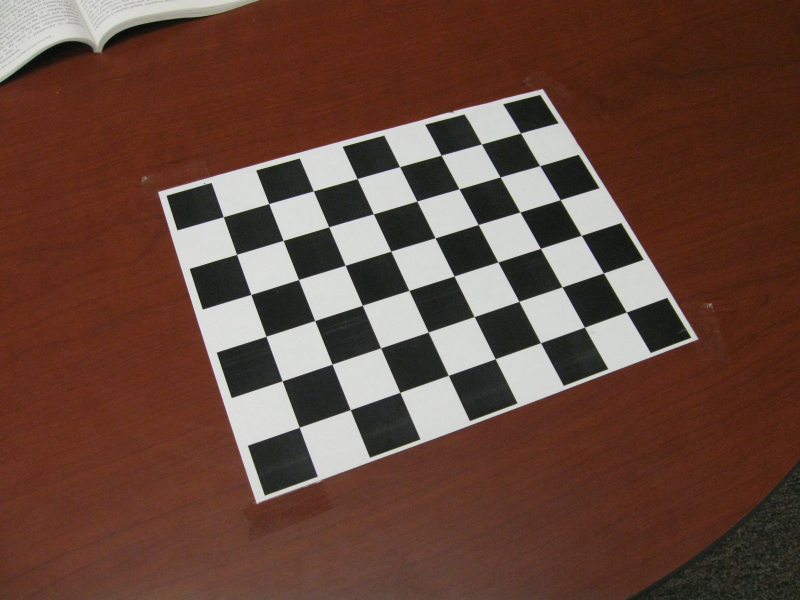
#> input picture HW2/sfm/IMG_1425.JPG, 1600 x 1200 px (shown at 1/2 size); its folder holds only this picture in this run
$ jupyter execute --allow-errors assignment2.ipynb   (shell and % lines are left out)
#> lines starting #> are read from the running program, lines starting #| are printed output that depends on the picture; after the words box and inside, x2 and y2 are one past the last pixel; in counts of white or black regions, pixels touching at a corner belong together; long printed decimals are rounded
# CS217 : Assignment 2  :  Structure From Motion

---
Please edit the cell below to include your name and student ID #

**name: Shi Zeng

**SID: 45167563

# 1. Feature Matching

## 1.1  SIFT matching library

Install an implementation of SIFT-based feature matching; I recommend using the one integrated into opencv-python. However, getting it installed is a little bit tricky because the algorithm is patented so it isn't included with some distributions. I used the recipe below to install on my system.

**conda install opencv**

**pip install opencv-contrib-python==3.4.2.16**

I have provided some example code below exercising the OpenCV SIFT matching functions. Once you are comfortable with this, please implement a function which takes as input the two images and returns the coordinates for the candidate matching points for use in the remainder of the assignment. If you decide not to use OpenCV then you should implement this function to wrap whatever version of SIFT you use.

[cell 1]
import numpy as np
import matplotlib.pyplot as plt
import scipy.optimize
import cv2
import random

# you can use matplotlib notebook during development but
# when you print out your notebook as pdf there may be
# problems with figures displaying so you may want to switch
# to inline

[cell 2]
#
# Example code exercising the OpenCV library matching functions
#

# load in images, convert to grayscale, resize
img1 = cv2.imread('data/G.jpg')
#> (the rest of this cell did not finish here and is left out)

[cell 3]
def loadGray(path):
    img = cv2.imread(path)
    img = cv2.cvtColor(img, cv2.COLOR_RGB2BGR)
    gray= cv2.cvtColor(img, cv2.COLOR_BGR2GRAY)
    dim = (0.4*np.asarray(gray.shape)).astype(int)
    gray = cv2.resize(gray,(dim[1],dim[0]))
    return gray

# [35 lines left out: function getMatches, not called in this run]

## 1.2 Visualize SIFT candidate matches

Write code below to exercise your **getMatches** function.  Choose a pair of images you want to work with.  I've provided a few examples but you are encouraged to take your own photos or use some images off the web. Visualize the resulting set of candidate matches.  You can either modify your **getMatches** function to also return the **cv2** keypoint data structures and use **cv2.drawMatchesKnn**, or alternately come up with your own visualization technique to show correpsondences.

#> (a cell that did not finish here is left out)

# 2. Estimation of the Fundamental Matrix

As you can see from the matching results, SIFT finds matches which are not consistent with a single overall camera
motion. In order to find a consistent set of matches, implement RANSAC to estimate the fundamental matrix F. For
each random sample you should estimate F using the normalized 8 point algorithm (as described in Hartley’s paper
“In defense of ...” linked from the class website and discussed in section 4.4 of Hartley and Zisserman). You will need to experiment with the appropriate error threshold for determining inliers and outliers

[cell 5]
def normalize(x):
    meanX = np.mean(x[:2], axis=1)
    S = np.sqrt(2) / np.std(x[:2])
    T = np.array([[S, 0, -S * meanX[0]], [0, S, -S * meanX[1]], [0, 0, 1]])
    x = np.dot(T, x)
    return x, T

def fitFundamental(pts2L, pts2R):
    """
    Estimate fundamental matrix from point correspondences in two views

    Parameters
    ----------
    pts2L : 2D numpy.array (dtype=float)
    pts2R : 2D numpy.array (dtype=float)
        Coordinates of N points in the left and right view stored in arrays of shape (2,N)


    Returns
    -------
    F : 2D numpy.array (dtype=float)
        Fundamental matrix of shape (3,3)

    fiterror : float
        The quality of the fit measured as the average of (x^T*F*x')^2 over all corresponding points x,x'

    """
    N = pts2L.shape[1]
    pL = np.concatenate((pts2L, np.ones((1, N))), axis=0)
    pR = np.concatenate((pts2R, np.ones((1, N))), axis=0)
    xL, TL = normalize(pL)
    xR, TR = normalize(pR)

    A = np.ones((9, N))
    A[0, :] = xL[0, :] * xR[0, :]
    A[1, :] = xL[0, :] * xR[1, :]
    A[2, :] = xL[0, :] * xR[2, :]
    A[3, :] = xL[1, :] * xR[0, :]
    A[4, :] = xL[1, :] * xR[1, :]
    A[5, :] = xL[1, :] * xR[2, :]
    A[6, :] = xL[2, :] * xR[0, :]
    A[7, :] = xL[2, :] * xR[1, :]
    A = A.T

    U, S, V = np.linalg.svd(A)
    F = V[-1].reshape(3, 3)
    U, S, V = np.linalg.svd(F)
    S[-1] = 0
    F = np.dot(U, np.dot(np.diag(S), V))
    F = F / F[2, 2]
    F = np.dot(TL.T, np.dot(F, TR))
    F = F / F[2, 2]
    fiterror = np.mean(np.einsum('ij, ji->i', np.dot(pL.T, F), pR)**2)
    return (F, fiterror)

[cell 6]
class Camera:
    """
    A simple data structure describing camera parameters

    The parameters describing the camera
    cam.f : float   --- camera focal length (in units of pixels)
    cam.c : 2x1 vector  --- offset of principle point
    cam.R : 3x3 matrix --- camera rotation
    cam.t : 3x1 vector --- camera translation


    """
    def __init__(self,f,c,R,t):
        self.f = f
        self.c = c
        self.R = R
        self.t = t


    def project(self,pts3):
        """
        Project the given 3D points in world coordinates into the specified camera

        Parameters
        ----------
        pts : 2D numpy.array (dtype=float)
            Coordinates of N points stored in a array of shape (3,N)

        Returns
        -------
        ipts : 2D numpy.array (dtype=float)
            Image coordinates of N points stored in a array of shape (N,2)

        """

        assert(pts3.shape[0]==3)

        # get point location relative to camera
        pcam = self.R.transpose() @ (pts3 - self.t)

        # project
        p = self.f * (pcam / pcam[2,:])

        # offset principal point
        pts2 = p[0:2,:] + self.c

        assert(pts2.shape[1]==pts3.shape[1])
        assert(pts2.shape[0]==2)

        return pts2

def generate_hemisphere(radius,center,npts):
    """
    Generate a set of 3D points which are randomly distributed on the
    surface of a hemisphere


    Parameters
    ----------
    radius : float
        Hemisphere radius

    center : numpy.array (dtype=float)
        3x1 vector specifying the center of the hemisphere

    npts : int
        number of points to generate

    Returns
    -------
    x : 2D numpy.array (dtype=float)
        3xnpts array containing coordinates of the points

    """

    assert(center.shape==(3,1))


    #generate randomly distributed points
    x = np.random.standard_normal((3,npts))

    #scale points to the surface of a sphere with given radius
    nx = np.sqrt(np.sum(x*x,axis=0))
    x = radius * x / nx

    # make points with positive z-coordinates negative
    # so that points are all on a half-sphere
    x[2,:] = -np.abs(x[2,:])

    # translate to desired position
    x = x + center

    return x

# create a rotation matrix representing rotation around y-axis by amount theta
def roty(theta):
    st = np.sin(theta)
    ct = np.cos(theta)
    R = np.array([[ct,0,st],[0,1,0],[-st,0,ct]])
    return R


#compute rotation angle so that the camera is looking directly at the sphere

b = 5  #baseline between cameras
d = 10   #distance to object
theta = np.arctan(b/d)
tL = np.array([[-b,0,0]]).T
tR = np.array([[b,0,0]]).T
camL = Camera(f=100,c=np.array([[50,50]]).T,t=tL,R=roty(theta))
camR = Camera(f=100,c=np.array([[50,50]]).T,t=tR,R=roty(-theta))

#generate 3D points
pts3 = generate_hemisphere(2, np.array([[0,0,d]]).T,500)

#project into each camera
pts2L = camL.project(pts3)
pts2R = camR.project(pts3)

[cell 7]
#
#  I recommend debugging / testing your fitting function with some synthetic example
#  where you know what the "true" F matrix is. You can do this by generating points
#  from two views using the project function from Assignment #1.
#
F, err = fitFundamental(pts2L, pts2R)
# F, err = fitFundamental(pts1, pts2)
print(F.T)
print(err)
Fc, mask = cv2.findFundamentalMat(pts2L.T, pts2R.T, cv2.FM_RANSAC)
# Fc, mask = cv2.findFundamentalMat(pts1.T, pts2.T, cv2.FM_RANSAC)
print(Fc)

[cell 8]
def random_partition(n, N):
    idxs = np.arange(N)
    np.random.shuffle(idxs)
    return idxs[:n], idxs[n:]

def get_error(F, pts2L, pts2R):
    N = pts2L.shape[1]
    pL = np.concatenate((pts2L, np.ones((1, N))), axis=0)
    pR = np.concatenate((pts2R, np.ones((1, N))), axis=0)
    FL = np.dot(F, pL)
    FR = np.dot(F, pR)
    denom = FL[0]**2 + FL[1]**2 + FR[0]**2 + FR[0]**2
    err = np.diag(np.dot(pL.T, FR))**2 / denom
    return err

def fitFundamentalRANSAC(pts2L, pts2R, thresh, niter):
    """
    Robust estimation of fundamental matrix from point correspondences in two views

    Parameters
    ----------
    pts2L : 2D numpy.array (dtype=float)
    pts2R : 2D numpy.array (dtype=float)
            Coordinates of N points in the left and right view stored in arrays of shape (2,N)

    thresh : float
        Error threshold to decide whether a point is an inlier or outlier

    niter : int
        Number of RANSAC iterations to run

    Returns
    -------
    F : 2D numpy.array (dtype=float)
        Fundamental matrix of shape (3,3)

    inliers : numpy.array (dtype=int)
        Indices of the points which were determined to be inliers

    fiterror : float
        The quality of the fit measured as the average of (x^T*F*x')^2 over all corresponding points x,x'

    """
#> called with pts2L = array of shape (2, 500), pts2R = array of shape (2, 500), thresh = 0.001, niter = 5000
    N = pts2L.shape[1]
    n = 10
    inliers = None
    bestin = -1
    fiterror = np.inf
    for i in range(niter):
        fitIdx, testIdx = random_partition(n, N)
        pt2L = pts2L[:, fitIdx]
        pt2R = pts2R[:, fitIdx]
        F, error = fitFundamental(pt2L, pt2R)
        error = get_error(F, pts2L[:, testIdx], pts2R[:, testIdx])
        resIdx = testIdx[error < thresh]
        if resIdx.shape[0] > bestin:
            betIdx = np.concatenate((fitIdx, resIdx))
            F, error = fitFundamental(pts2L[:, betIdx], pts2R[:, betIdx])
            error = np.sum(error)
            bestfit = inliers
            fiterror = error
            inliers = np.concatenate((fitIdx, resIdx))
        break
    return (F,inliers,fiterror)

[cell 9]
#
#  Again, it is probably good to test your RANSAC function using some toy data.
#  You can add in some random point matches as outliers and see that RANSAC
#  correctly eliminates them.
#
F, inliers, fiterror = fitFundamentalRANSAC(pts2L, pts2R, 1e-3, 5000)
print(F.T)
print(inliers.shape)
print(fiterror)

***
### 2.1 Visualize Correspondences

Using the same image pairs as in Problem 1, show the best set of correspondences chosen by RANSAC as
inliers. If things are working correctly, the correspondences should be more consistent than in Problem 1 since
they all now satisfy the same epipolar constraint. Experiment with the inlier threshold and number of iterations in order to get the best result

#> (a cell that did not finish here is left out)

img2 = loadGray('data/F.jpg')
pts1, pts2, pairs, kp1, kp2 = getMatches(img1, img2)
pairs = np.array(pairs)
F, inliers, fiterror = fitFundamentalRANSAC(pts1, pts2, 1e-6, 5000)
print(F)
print(fiterror)
print(inliers.shape)
img3 = cv2.drawMatchesKnn(img1, kp1, img2, kp2, pairs[:300], None)
plt.subplot(2, 1, 1)
plt.imshow(img3)
img4 = cv2.drawMatchesKnn(img1, kp1, img2, kp2, pairs[inliers], None)
plt.subplot(2, 1, 2)
plt.imshow(img4)

***
### 2.2  Epipolar Lines

Visualize the epipolar geometry for a subset of 20 feature points in one of your image pairs. For both image
you should plot ~10 feature points along with the epipolar lines on which they should lie given your estimate of $F$ and their corresponding point in the other image. What can you say about the relative pose of the two camera views based on the arrangement of epipolar lines? Can you tell which is the "left" and "right" camera from the lines alone.

[cell 11]
# [14 lines left out: function drawlines, not called in this run]
#> (the rest of this cell did not finish here and is left out)

### 2.3 Stability

How stable is your estimate of F? If you rerun RANSAC multiple times with random samplings, does it always
return the same F matrix? Please write a bit of code below to carry out this experiment and compute some quantitative measure of the variability in estimated F. How could you get a more robust estimate?

#> (a cell that did not finish here is left out)

img2 = loadGray('data/F.jpg')
pts1, pts2, pairs, kp1, kp2 = getMatches(img1, img2)
pairs = np.array(pairs)
N = pts1.shape[1]
for i in range(4):
    spIdx, testIdx = random_partition(N // 2, N)
    sF, sinliers, sfiterror = fitFundamentalRANSAC(pts1[:, spIdx], pts2[:, spIdx], 1e-3, 5000)
    print(np.sum(F - sF))

The algorithm does have tiny numerical change when the feature points is randomly sampled into half of its original size. To get a more robust estimate, apply an optimization on fiterror value instead of just randomly selecting points with trial and error.

# 3. Calibrated Structure From Motion

Download the calibration images provided (sfm.zip). Modify the provided camera calibration script **calibrate.py** as needed and use it to estimate the intrinsic parameter matrix K and enter the results below.

[cell 13]
import pickle
import glob
calibimgfiles = 'sfm/*.JPG'
resultfile = 'calibration.pickle'

# prepare object points, like (0,0,0), (1,0,0), (2,0,0) ....,(6,5,0)
objp = np.zeros((6 * 8, 3), np.float32)
objp[:, :2] = np.mgrid[0:8, 0:6].T.reshape(-1, 2)

# Arrays to store object points and image points from all the images.
objpoints = []  # 3d points in real world space
imgpoints = []  # 2d points in image plane.

# Make a list of calibration images
images = glob.glob(calibimgfiles)

# Step through the list and search for chessboard corners
for idx, fname in enumerate(images):
    img = cv2.imread(fname)
#> img is the input picture: shape (1200, 1600, 3); mean B, G, R 59.8, 71.1, 102.1
    img_size = (img.shape[1], img.shape[0])
    gray = cv2.cvtColor(img, cv2.COLOR_BGR2GRAY)
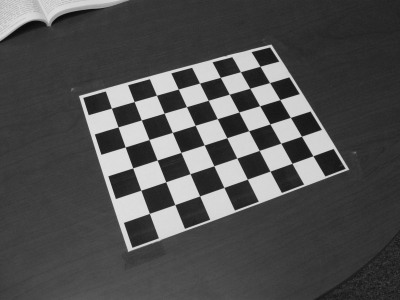
#> gray: shape (1200, 1600) (shown at 1/4 size); min 4, max 230, mean 79.1

    # Find the chessboard corners
    ret, corners = cv2.findChessboardCorners(gray, (8, 6), None)
#> ret = True; corners = 48 rows, first 8: [447.1, 434], [538.2, 407.6], [627.3, 382.4], [714.7, 357.6], [799.7, 333.8], [882.7, 310.7], [963.3, 288.5], [1041.5, 266.5]

    # If found, add object points, image points
    if ret == True:
        objpoints.append(objp)
        imgpoints.append(corners)

        # Display image with the corners overlayed
        cv2.drawChessboardCorners(img, (8, 6), corners, ret)
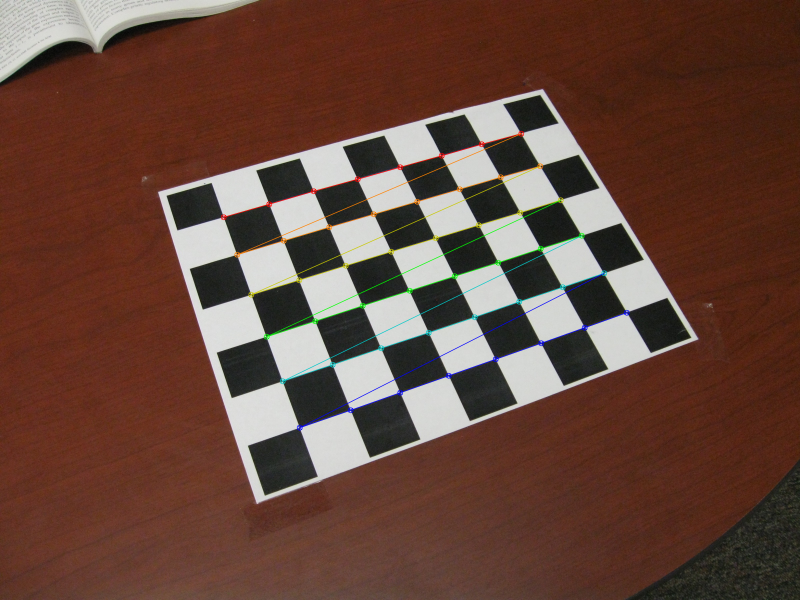
#> img: shape (1200, 1600, 3) (shown at 1/2 size); 1.25% of pixels changed, all inside (x1, y1, x2, y2) = (441, 261, 1260, 862)
        cv2.waitKey(500)

cv2.destroyAllWindows()

# now perform the calibration
ret, K, dist, rvecs, tvecs = cv2.calibrateCamera(objpoints, imgpoints, img_size, None, None)
#> ret = 0.256; K = [[1651.7, 0, 826.9], [0, 1629.3, 580.1], [0, 0, 1]]; dist = [[-0.269, 3.38, -6.28e-05, 0.00228, -26.69]]; rvecs = ([-0.484, -0.17, -0.363],); tvecs = ([-3.99, -1.56, 17.15],)

print("Estimated camera intrinsic parameter matrix K")
print(K)
#| [[1.65172466e+03 0.00000000e+00 8.26853042e+02]
#|  [0.00000000e+00 1.62931031e+03 5.80098974e+02]
#|  [0.00000000e+00 0.00000000e+00 1.00000000e+00]]
print("Estimated radial distortion coefficients")
print(dist)
#| [[-2.69298275e-01  3.38220620e+00 -6.27552511e-05  2.28458261e-03
#|   -2.66919307e+01]]

print("Individual intrinsic parameters")
print("fx = ", K[0][0])
#| fx =  1651.725
print("fy = ", K[1][1])
#| fy =  1629.310
print("cx = ", K[0][2])
#| cx =  826.853
print("cy = ", K[1][2])
#| cy =  580.099

# save the results out to a file for later use
calib = {}
calib["fx"] = K[0][0]
calib["fy"] = K[1][1]
calib["cx"] = K[0][2]
calib["cy"] = K[1][2]
calib["dist"] = dist
fid = open(resultfile, "wb")
pickle.dump(calib, fid)
fid.close()

### 3.1 Estimate the Essential Matrix

Write code which loads in the pair of test images, use your SIFT matching routine to return a set of matching points.  Normalize these point coordinates using $K^{-1}$ and then modify your code from Problem 2 to recover the essential matrix E. Remember that you can still use the 8 point algorithm but now you will need to set the two singular values to be equal instead of just zeroing out the smallest singular value.

[cell 14]
# [48 lines left out: function fitEssential, not called in this run]

#> (a cell that did not finish here is left out)

$ run again, on HW2/sfm/IMG_1429.JPG
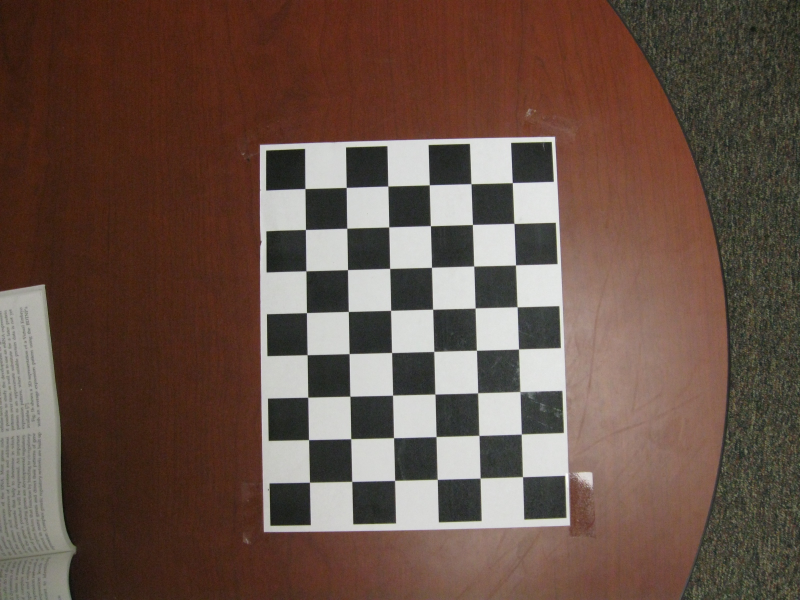
#> input picture HW2/sfm/IMG_1429.JPG, 1600 x 1200 px (shown at 1/2 size)
#> img is the input picture: shape (1200, 1600, 3); mean B, G, R 70.8, 81.6, 103.3
#> `gray = cv2.cvtColor(img, cv2.COLOR_BGR2GRAY)`:
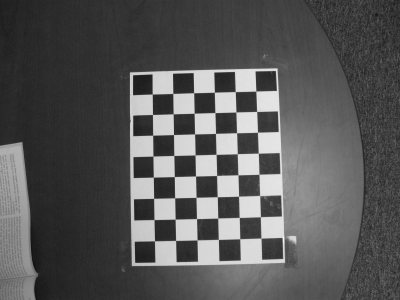
#> gray: shape (1200, 1600) (shown at 1/4 size); min 9, max 253, mean 86.9
#> `ret, corners = cv2.findChessboardCorners(gray, (8, 6), None)`: ret = True; corners = 48 rows, first 8: [1025, 365.7], [1028.5, 447.5], [1031.6, 530.3], [1034.7, 614.1], [1037.5, 698.5], [1040.3, 783.4], [1043, 868.5], [1045.6, 954]
#> `cv2.drawChessboardCorners(img, (8, 6), corners, ret)`:
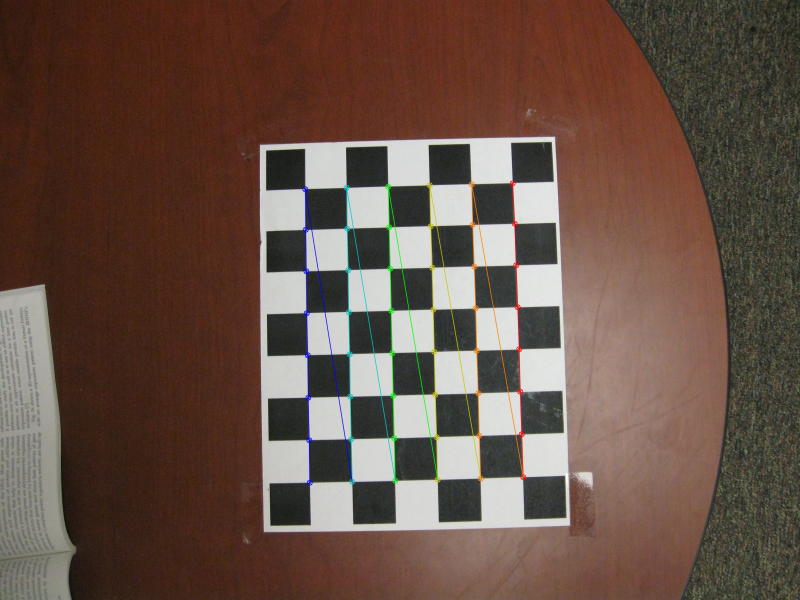
#> img: shape (1200, 1600, 3) (shown at 1/2 size); 1.21% of pixels changed, all inside (x1, y1, x2, y2) = (604, 360, 1053, 972)
#> `ret, K, dist, rvecs, tvecs = cv2.calibrateCamera(objpoints, imgpoints,..`: ret = 0.228; K = [[3946.9, 0, 731], [0, 4036.3, 613.4], [0, 0, 1]]; dist = [[-0.641, -44.18, -0.00849, 0.0174, 2196.3]]; rvecs = ([-0.152, 0.198, 1.54],); tvecs = ([3.54, -2.91, 47.36],)
#| [[3.94691025e+03 0.00000000e+00 7.30998212e+02]
#|  [0.00000000e+00 4.03626337e+03 6.13372313e+02]
#|  [0.00000000e+00 0.00000000e+00 1.00000000e+00]]
#| [[-6.40624330e-01 -4.41813824e+01 -8.49156857e-03  1.74214107e-02
#|    2.19626614e+03]]
#| fx =  3946.910
#| fy =  4036.263
#| cx =  730.998
#| cy =  613.372
